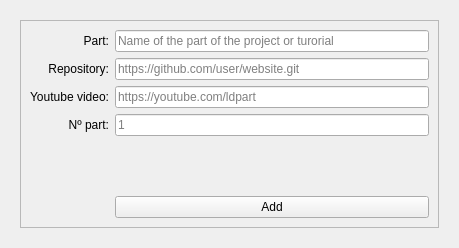
<?xml version="1.0" encoding="UTF-8"?>
<ui version="4.0">
 <class>Form</class>
 <widget class="QWidget" name="Form">
  <property name="geometry">
   <rect>
    <x>0</x>
    <y>0</y>
    <width>459</width>
    <height>248</height>
   </rect>
  </property>
  <property name="windowTitle">
   <string>Form</string>
  </property>
  <layout class="QHBoxLayout" name="horizontalLayout">
   <property name="spacing">
    <number>0</number>
   </property>
   <item>
    <widget class="QWidget" name="widget" native="true">
     <layout class="QHBoxLayout" name="horizontalLayout_2">
      <item>
       <widget class="QFrame" name="frame">
        <property name="frameShape">
         <enum>QFrame::StyledPanel</enum>
        </property>
        <property name="frameShadow">
         <enum>QFrame::Raised</enum>
        </property>
        <layout class="QGridLayout" name="gridLayout">
         <item row="2" column="1">
          <widget class="QLineEdit" name="leYoutubeVideo">
           <property name="placeholderText">
            <string>https://youtube.com/ldpart</string>
           </property>
          </widget>
         </item>
         <item row="3" column="1">
          <widget class="QLineEdit" name="leIdProjectTutorial">
           <property name="placeholderText">
            <string>1</string>
           </property>
          </widget>
         </item>
         <item row="4" column="1">
          <widget class="QLabel" name="lMessageForm">
           <property name="text">
            <string/>
           </property>
          </widget>
         </item>
         <item row="0" column="1">
          <widget class="QLineEdit" name="leName">
           <property name="placeholderText">
            <string>Name of the part of the project or turorial</string>
           </property>
          </widget>
         </item>
         <item row="1" column="1">
          <widget class="QLineEdit" name="leRepository">
           <property name="placeholderText">
            <string>https://github.com/user/website.git</string>
           </property>
          </widget>
         </item>
         <item row="5" column="1">
          <widget class="QPushButton" name="pbAddUpdate">
           <property name="text">
            <string>Add</string>
           </property>
          </widget>
         </item>
         <item row="0" column="0">
          <widget class="QLabel" name="label">
           <property name="text">
            <string>Part:</string>
           </property>
           <property name="alignment">
            <set>Qt::AlignRight|Qt::AlignTrailing|Qt::AlignVCenter</set>
           </property>
          </widget>
         </item>
         <item row="1" column="0">
          <widget class="QLabel" name="label_2">
           <property name="text">
            <string>Repository:</string>
           </property>
           <property name="alignment">
            <set>Qt::AlignRight|Qt::AlignTrailing|Qt::AlignVCenter</set>
           </property>
          </widget>
         </item>
         <item row="2" column="0">
          <widget class="QLabel" name="label_3">
           <property name="text">
            <string>Youtube video:</string>
           </property>
           <property name="alignment">
            <set>Qt::AlignRight|Qt::AlignTrailing|Qt::AlignVCenter</set>
           </property>
          </widget>
         </item>
         <item row="3" column="0">
          <widget class="QLabel" name="label_4">
           <property name="text">
            <string>Nº part:</string>
           </property>
           <property name="alignment">
            <set>Qt::AlignRight|Qt::AlignTrailing|Qt::AlignVCenter</set>
           </property>
          </widget>
         </item>
        </layout>
       </widget>
      </item>
     </layout>
    </widget>
   </item>
  </layout>
 </widget>
 <resources/>
 <connections/>
</ui>
